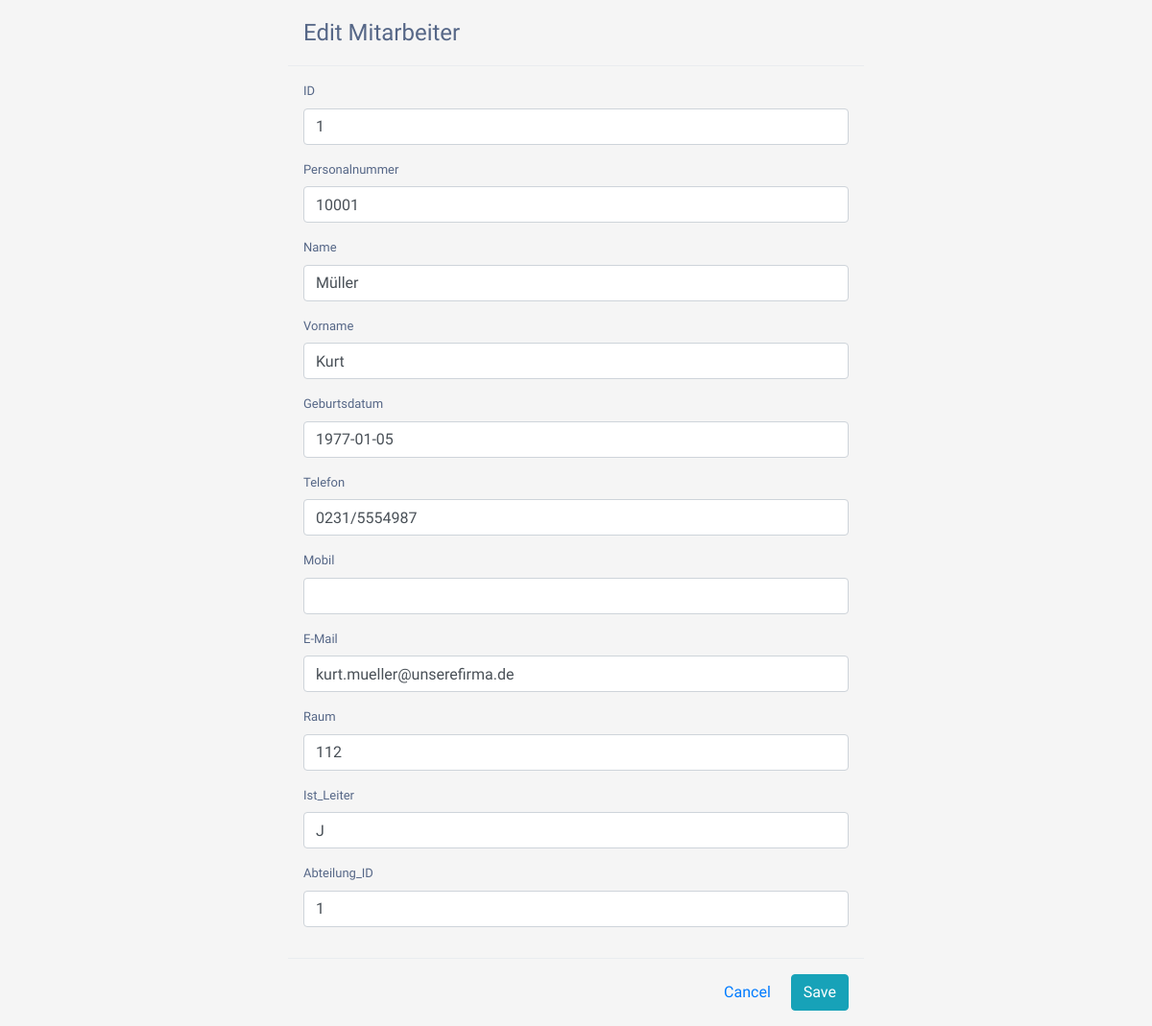
The page /edit.php?id=1&table=Mitarbeiter on the database its author committed.
### tables this page shows
CREATE TABLE `Mitarbeiter` (
  `ID` int(11) NOT NULL,
  `Personalnummer` varchar(10) NOT NULL,
  `Name` varchar(30) NOT NULL,
  `Vorname` varchar(30) NOT NULL,
  `Geburtsdatum` date NOT NULL,
  `Telefon` varchar(30) DEFAULT NULL,
  `Mobil` varchar(30) DEFAULT NULL,
  `E-Mail` varchar(50) DEFAULT NULL,
  `Raum` varchar(10) DEFAULT NULL,
  `Ist_Leiter` char(1) NOT NULL,
  `Abteilung_ID` int(11) NOT NULL
);

### edit.php (the view, shortened to what this page needs)
<?php
include_once('con.php');
$id = $_GET['id'];
?>
    <div class="container">
        <form method="POST" style="max-width: 600px; margin: 0 auto">
            <div class="modal-header">
                <h4 class="modal-title">Edit <?php echo $currentTable; ?></h4>
            </div>
            <div class="modal-body">
                <?php foreach(query('select * from ' . $currentTable . ' WHERE id = ' . $id) as $key => $row) { ?>
                    <?php foreach($row as $rKey => $rValue) { ?>
                    <div class="form-group">
                            <label><?php echo $rKey; ?></label>
                            <input name="<?php echo $rKey; ?>" type="text" class="form-control" value="<?php echo $rValue; ?>">
                        </div>
                    <?php } ?>
                <?php } ?>
            </div>
            <div class="modal-footer">
                <a type="button" class="btn btn-default" data-dismiss="modal" href="<?php echo $subDirectory . '?table=' . $currentTable; ?>">Cancel</a>
                <input type="submit" class="btn btn-info" value="Save">
            </div>
        </form>
    </div>

### style.css (style rules this page uses)
body { color: #566787; background: #f5f5f5; font-family: 'Varela Round', sans-serif; font-size: 13px; }

### rows shown on the page
mitarbeiter: rKey "ID", ID "1", rKey "Personalnummer", Personalnummer "10001", rKey "Name", Name "Müller", rKey "Vorname", Vorname "Kurt", rKey "Geburtsdatum", Geburtsdatum "1977-01-05", rKey "Telefon", Telefon "0231/5554987", rKey "Mobil", rKey "E-Mail", E-Mail "kurt.mueller@unserefirma.de", rKey "Raum", Raum "112", rKey "Ist_Leiter", Ist_Leiter "J", rKey "Abteilung_ID", Abteilung_ID "1"

### other values the page prints
$currentTable "Mitarbeiter"
